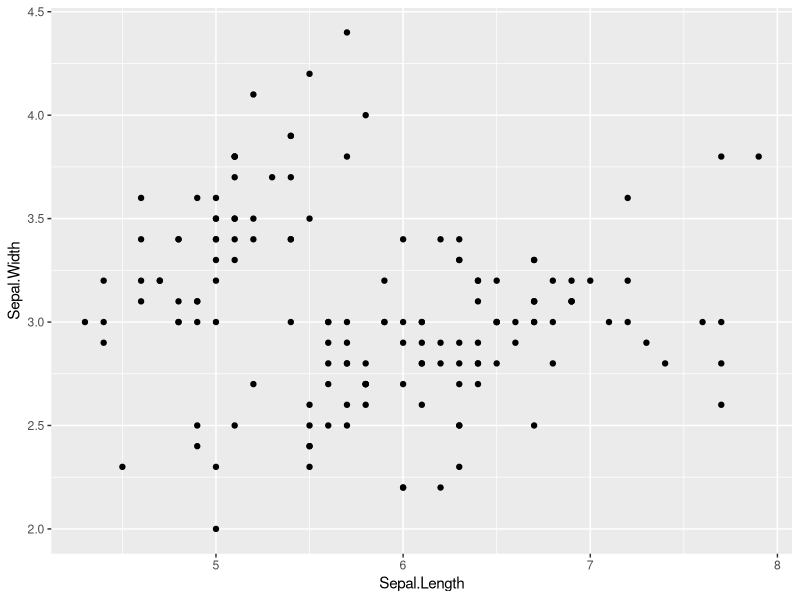
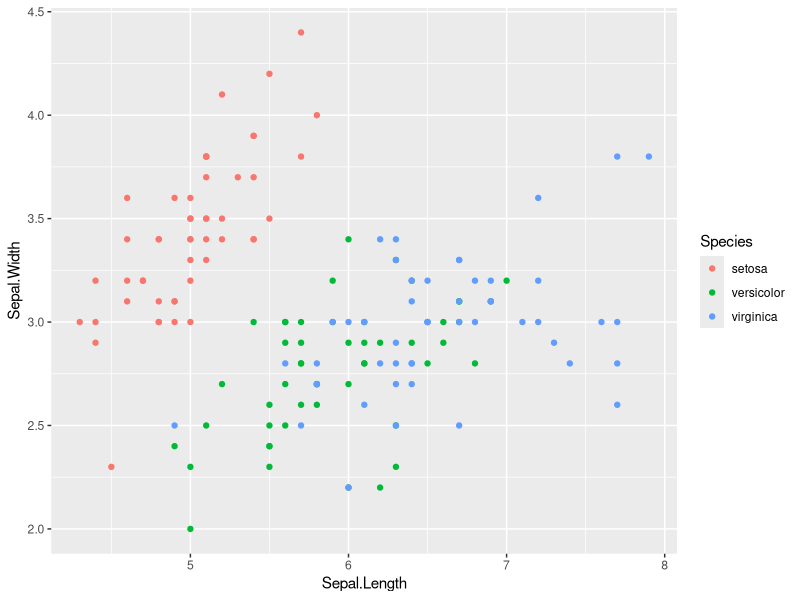
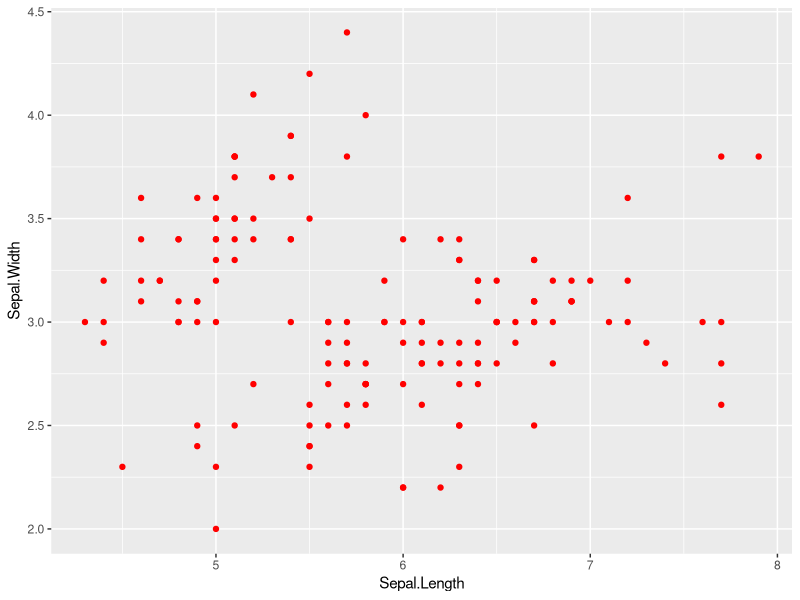
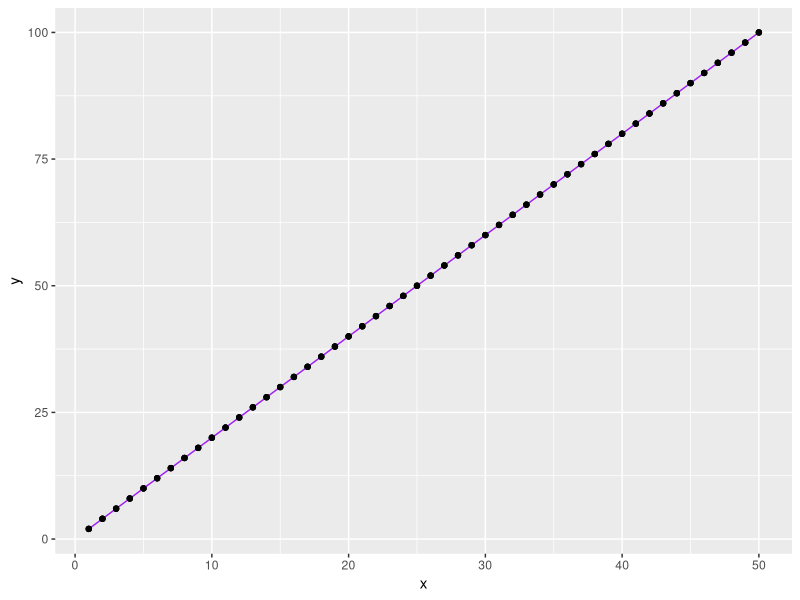
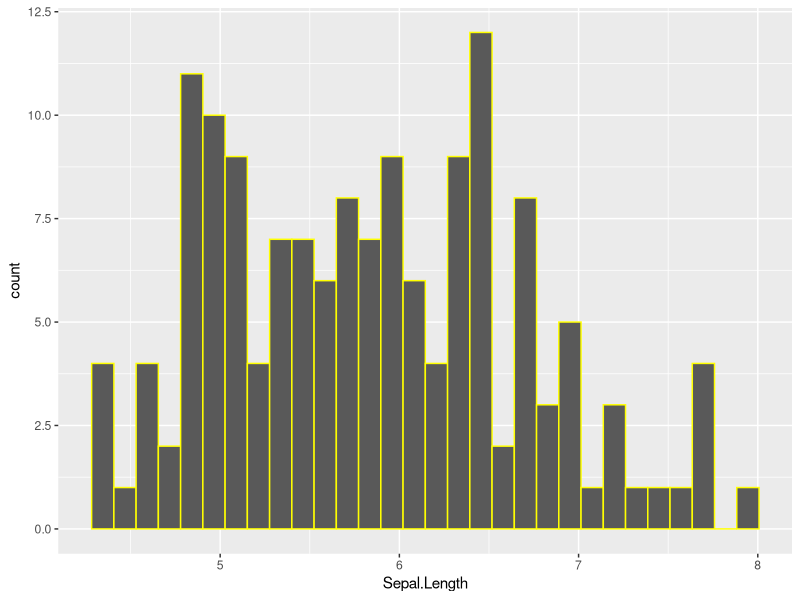
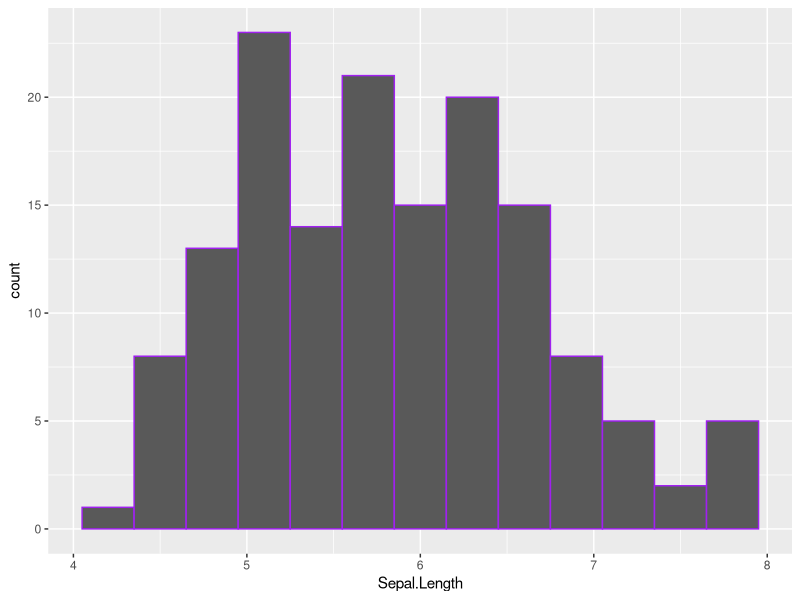
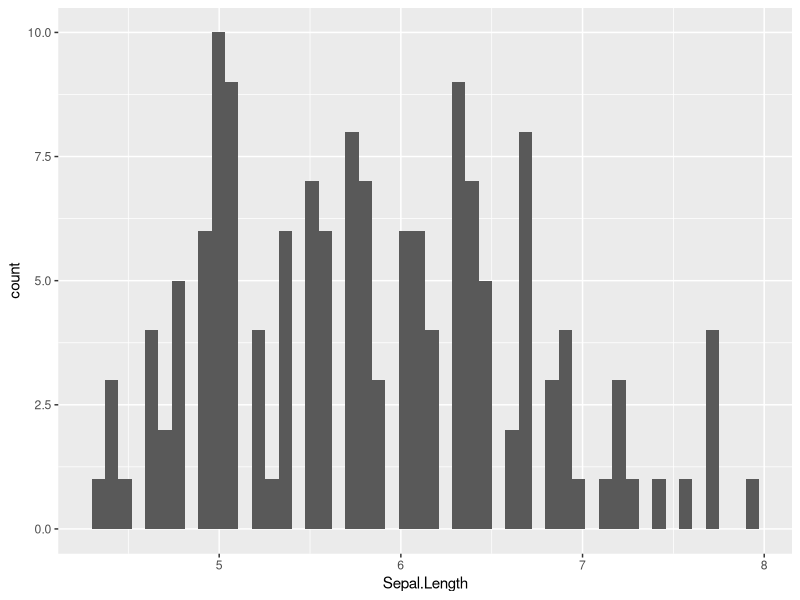
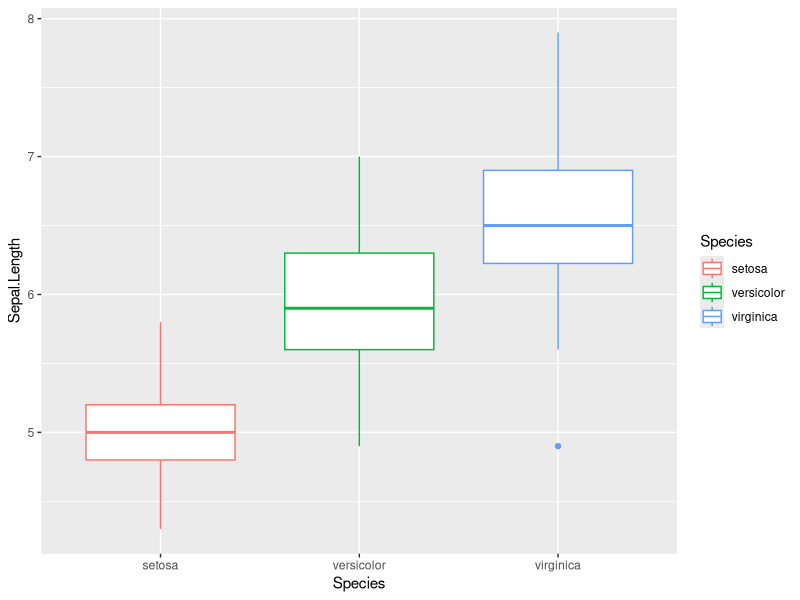

Write R code to recreate these figures, in order.

# Setup -------------------------------------------------------------------

rm(list = ls())
library(tidyverse)

iris <- as_tibble(iris)


# ggplot ------------------------------------------------------------------


##scatter plot
  iris %>% 
  ggplot(aes(x = Sepal.Length,
             y = Sepal.Width)) +
  geom_point()
## Colored scatter plot.Color by species
iris %>% 
  ggplot(aes(x = Sepal.Length,
             y = Sepal.Width,
             color = Species)) +
  geom_point()

## Changing color uniformly across species
iris %>% 
  ggplot(aes(x = Sepal.Length,
             y = Sepal.Width,)) +
  geom_point(color = "red")

## Plotting data frame
df0 <- tibble(x = rep(1:50, 3),
              y = x * 2)

# Line graph 
df0 %>% 
  ggplot(aes(x = x,
             y = y)) +
  geom_line( color = "purple") +
  geom_point()
 
## histograms

iris %>% 
  ggplot(aes(x = Sepal.Length)) +
  geom_histogram(color = "yellow")

## changing bin width of histograms
iris %>% 
  ggplot(aes(x = Sepal.Length,)) +
  geom_histogram(color = 'purple', binwidth = 0.3)

iris %>% 
  ggplot(aes(x = Sepal.Length)) +
  geom_histogram(bins = 50)
## box plot 

iris %>% 
  ggplot(aes(x = Species,
             y = Sepal.Length,
             color = Species)) +
  geom_boxplot()

## filling the box plot with colors by species
iris %>% 
  ggplot(aes(x = Species,
             y = Sepal.Length,
             fill = Species)) +
  geom_boxplot()
##transparency 
iris %>% 
  ggplot(aes(x = Species,
             y = Sepal.Length,
             fill = Species,)) +
  geom_boxplot(alpha = .66)

## adjusting the color of the boarders 
iris %>% 
  ggplot(aes(x = Species,
             y = Sepal.Length,
             fill = Species)) +
  geom_boxplot(color = "darkblue", alpha = .66)


# favorite figures  -------------------------------------------------------
# heat map ----------------------------------------------------------------

# The mtcars dataset:
data <- as.matrix(mtcars)

# Default Heatmap
heatmap(data)
# Use 'scale' to normalize
heatmap(data, scale="column")
# No dendrogram nor reordering for neither column or row
heatmap(data, Colv = NA, Rowv = NA, scale="column")

# 1: native palette from R
heatmap(data, scale="column", col = cm.colors(256))
heatmap(data, scale="column", col = terrain.colors(256))

# 2: Rcolorbrewer palette
library(RColorBrewer)
coul <- colorRampPalette(brewer.pal(8, "PiYG"))(25)
heatmap(data, scale="column", col = coul)
# violin -----------------------------------------------------------------


# Library
library(ggplot2)

# create a dataset
data <- data.frame(
  name=c( rep("A",500), rep("B",500), rep("B",500), rep("C",20), rep('D', 100)  ),
  value=c( rnorm(500, 10, 5), rnorm(500, 13, 1), rnorm(500, 18, 1), rnorm(20, 25, 4), rnorm(100, 12, 1) )
)

# Most basic violin chart
p <- ggplot(data, aes(x=name, y=value, fill=name)) + # fill=name allow to automatically dedicate a color for each group
  geom_violin()
# Let's use the iris dataset as an example:
data_wide <- iris[ , 1:4]
library(tidyr)
library(ggplot2)
library(dplyr)
data_wide %>% 
  gather(key="MesureType", value="Val") %>%
  ggplot( aes(x=MesureType, y=Val, fill=MesureType)) +
  geom_violin()
